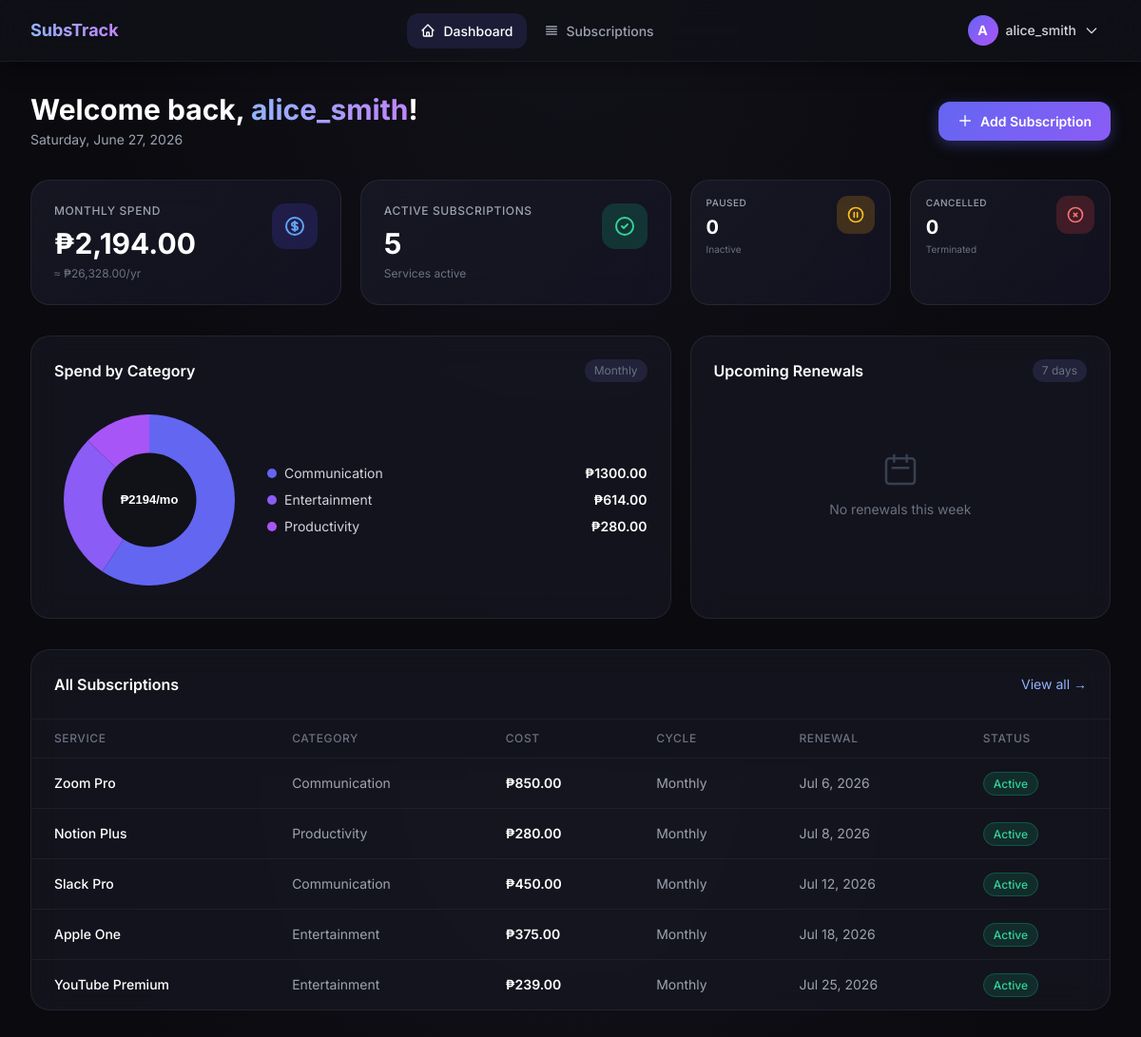
/dashboard (signed in), run on the app's committed database.
### tables this page shows
CREATE TABLE IF NOT EXISTS subscriptions (
    id              INT UNSIGNED        NOT NULL AUTO_INCREMENT,
    user_id         INT UNSIGNED        NOT NULL,
    service_name    VARCHAR(100)        NOT NULL,
    category        VARCHAR(50)         NULL DEFAULT 'Other',
    cost            DECIMAL(10,2)       NOT NULL,
    billing_cycle   ENUM('monthly','quarterly','semi-annual','annual') NOT NULL DEFAULT 'monthly',
    payment_method  VARCHAR(80)         NOT NULL DEFAULT 'Credit Card',
    start_date      DATE                NOT NULL,
    notes           TEXT                NULL,
    status          ENUM('active','paused','cancelled') NOT NULL DEFAULT 'active',
    created_at      TIMESTAMP           NOT NULL DEFAULT CURRENT_TIMESTAMP,
    updated_at      TIMESTAMP           NOT NULL DEFAULT CURRENT_TIMESTAMP ON UPDATE CURRENT_TIMESTAMP,
    PRIMARY KEY (id),
    CONSTRAINT fk_subscriptions_user
        FOREIGN KEY (user_id) REFERENCES users (id)
        ON DELETE CASCADE
        ON UPDATE CASCADE,
    INDEX idx_subscriptions_start  (start_date),
    INDEX idx_subscriptions_user   (user_id),
    INDEX idx_subscriptions_status (status)
);

### views/dashboard.php (the view, shortened to what the rows shown need)
<?php
$data            = $data ?? [];
require_once __DIR__ . '/layout/header.php';
$chartLabels  = array_column($data['category_data'], 'category');
$chartValues  = array_map(fn($r) => round((float)$r['monthly_spend'], 2), $data['category_data']);
?>
<div class="min-h-screen">
    <main class="max-w-7xl mx-auto px-4 sm:px-6 lg:px-8 py-8 space-y-8">
        <div class="flex flex-col sm:flex-row sm:items-center sm:justify-between gap-4">
            <div>
                <h1 class="text-2xl sm:text-3xl font-bold text-white">
                    Welcome back,
                    <span class="bg-gradient-to-r from-brand-300 to-purple-400 bg-clip-text text-transparent"><?= htmlspecialchars($data['username'], ENT_QUOTES) ?></span>!
                </h1>
            </div>
        </div>
        <div class="grid grid-cols-1 lg:grid-cols-10 gap-5">
            <div class="lg:col-span-6 glass-card p-6">
                <div class="flex items-center justify-between mb-6">
                    <h2 class="text-base font-semibold text-white">Spend by Category</h2>
                </div>
            </div>
            <div class="lg:col-span-4 glass-card p-6">
                <div class="flex items-center justify-between mb-6">
                    <h2 class="text-base font-semibold text-white">Upcoming Renewals</h2>
                </div>
            </div>
        </div>
        <div class="glass-card overflow-hidden">
            <div class="flex items-center justify-between p-6 border-b border-white/5">
                <h2 class="text-base font-semibold text-white">All Subscriptions</h2>
            </div>
            <?php if (empty($data['all_subs'])): ?>
                <div class="flex flex-col items-center justify-center py-16 text-center">
                    <p class="text-gray-500 text-sm">No subscriptions found.</p>
                    <a href="/subscriptions/create" class="mt-3 text-brand-300 hover:text-brand-400 text-sm transition-colors">Add your first subscription →</a>
                </div>
            <?php else: ?>
                <div class="overflow-x-auto">
                    <table class="w-full text-sm">
                        <thead>
                            <tr class="border-b border-white/5 text-gray-500 text-xs uppercase tracking-wider">
                                <th class="text-left px-6 py-3 font-medium">Service</th>
                                <th class="text-left px-6 py-3 font-medium hidden sm:table-cell">Category</th>
                                <th class="text-left px-6 py-3 font-medium">Cost</th>
                                <th class="text-left px-6 py-3 font-medium hidden md:table-cell">Cycle</th>
                                <th class="text-left px-6 py-3 font-medium">Renewal</th>
                                <th class="text-left px-6 py-3 font-medium">Status</th>
                            </tr>
                        </thead>
                        <tbody class="divide-y divide-white/5">
                            <?php foreach (array_slice($data['all_subs'], 0, 8) as $sub): ?>
                                <tr class="hover:bg-white/2 transition-colors group">
                                    <td class="px-6 py-4">
                                        <div class="flex items-center gap-3">
                                            <span class="font-medium text-white"><?= htmlspecialchars($sub['service_name'], ENT_QUOTES) ?></span>
                                        </div>
                                    </td>
                                    <td class="px-6 py-4 text-gray-400 hidden sm:table-cell"><?= htmlspecialchars($sub['category'], ENT_QUOTES) ?></td>
                                    <td class="px-6 py-4 font-semibold text-white">₱<?= number_format((float)$sub['cost'], 2) ?></td>
                                    <td class="px-6 py-4 text-gray-400 hidden md:table-cell capitalize"><?= htmlspecialchars($sub['billing_cycle'], ENT_QUOTES) ?></td>
                                    <td class="px-6 py-4 text-gray-400"><?= date('M j, Y', strtotime($sub['next_renewal_date'])) ?></td>
                                    <td class="px-6 py-4">
                                        <?php
                                        $statusClasses = [
                                            'active'    => 'bg-emerald-500/15 text-emerald-400 border-emerald-500/30',
                                            'paused'    => 'bg-amber-500/15 text-amber-400 border-amber-500/30',
                                            'cancelled' => 'bg-red-500/15 text-red-400 border-red-500/30',
                                        ];
                                        $sc = $statusClasses[$sub['status']] ?? 'bg-gray-500/15 text-gray-400';
                                        ?>
                                        <span class="text-xs font-medium px-2.5 py-1 rounded-full border capitalize <?= $sc ?>">
                                            <?= htmlspecialchars($sub['status'], ENT_QUOTES) ?>
                                        </span>
                                    </td>
                                </tr>
                            <?php endforeach; ?>
                        </tbody>
                    </table>
                </div>
            <?php endif; ?>
        </div>
    </main>
</div>
<script>
    window.CHART_DATA = {
        labels: <?= json_encode($chartLabels) ?>,
        values: <?= json_encode($chartValues) ?>
    };
</script>
<?php require_once __DIR__ . '/layout/footer.php'; ?>

### data on the page
subscriptions: service_name "Zoom Pro", category "Communication", cost "850.00", billing_cycle "Monthly", next_renewal_date "Jul 6, 2026", status "Active"
subscriptions: service_name "Notion Plus", category "Productivity", cost "280.00", billing_cycle "Monthly", next_renewal_date "Jul 8, 2026", status "Active"
subscriptions: service_name "Slack Pro", category "Communication", cost "450.00", billing_cycle "Monthly", next_renewal_date "Jul 12, 2026", status "Active"
subscriptions: service_name "Apple One", category "Entertainment", cost "375.00", billing_cycle "Monthly", next_renewal_date "Jul 18, 2026", status "Active"
subscriptions: service_name "YouTube Premium", category "Entertainment", cost "239.00", billing_cycle "Monthly", next_renewal_date "Jul 25, 2026", status "Active"

### other printed values
substr($currentUsername, 0, 1) "A"
$currentUsername "alice_smith"
$data['monthly_spend'] "2,194.00"
$data['annual_spend'] "26,328.00"
$data['active_count'] "5"
$data['paused_count'] "0"
$data['cancelled_count'] "0"
chart data {{ json_encode($chartLabels) }} ["Communication","Entertainment","Productivity"]
chart data {{ json_encode($chartValues) }} [1300,614,280]
